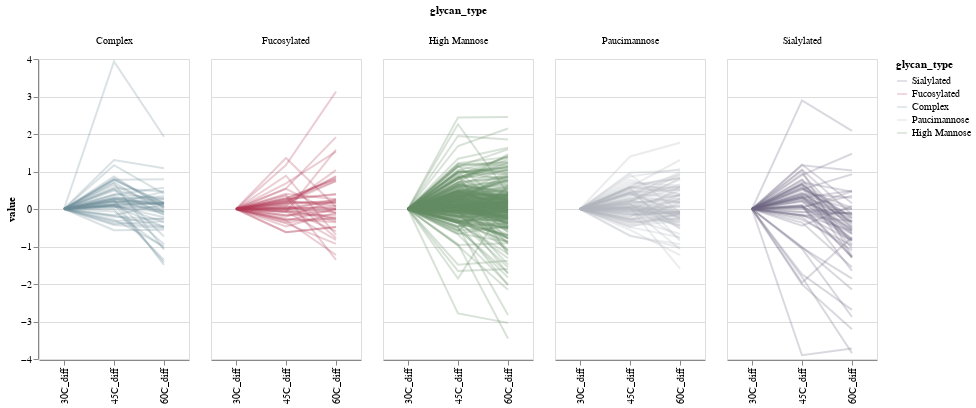

The notebook cell saved with this chart:
### Code cell
# keep and plot differences
differences = all_peptides[['glycopeptide', 'glycan_type', 'kind', 'identied_45C', '30C_diff', '45C_diff', '60C_diff']]

# map the initial direction from 30C
def map_direction(row):
    val = row['45C_diff']
    if val >0:
        return 'up'
    else:
        return 'down'

differences.loc[:, 'initial_direction'] = differences.apply(map_direction, axis=1)
differences = differences.melt(['glycopeptide', 'glycan_type', 'kind', 'identied_45C', 'initial_direction'])


glycan_color_scale = alt.Scale(
    domain=[
        'Sialylated',
        'Fucosylated',
        'Complex',
        'Paucimannose',
        'High Mannose',
    ],
    range=[
        '#6E6581',
        '#AF3A53',
        '#6B8A97',
        '#B0B2BB',
        '#658A64',
    ]
)

chart = alt.Chart(differences).mark_line(opacity=0.25).encode(
    x=alt.X('variable:N', title=''),
    y=alt.Y('value:Q'),
    detail='glycopeptide:N',
    column='glycan_type:N',
    color=alt.Color('glycan_type:N', scale=glycan_color_scale)
).transform_filter(alt.datum.kind=='major_peak_height').properties(width=150)


chart.save('./figures/GlycopeptideHeightByGlycan.svg')
chart

### Figure 1 — Vega-Lite specification as saved in the notebook (floating-point values rounded to 4 significant figures; data arrays with more than 128 entries replaced by an {"elided": "..."} marker saying what was removed)
{"config": {"view": {"continuousWidth": 400, "continuousHeight": 300}}, "data": {"name": "data-937b37a5cf64ba1cb6eff61316e08956"}, "mark": {"type": "line", "opacity": 0.25}, "encoding": {"color": {"type": "nominal", "field": "glycan_type", "scale": {"domain": ["Sialylated", "Fucosylated", "Complex", "Paucimannose", "High Mannose"], "range": ["#6E6581", "#AF3A53", "#6B8A97", "#B0B2BB", "#658A64"]}}, "column": {"type": "nominal", "field": "glycan_type"}, "detail": {"type": "nominal", "field": "glycopeptide"}, "x": {"type": "nominal", "field": "variable", "title": ""}, "y": {"type": "quantitative", "field": "value"}}, "transform": [{"filter": "(datum.kind === 'major_peak_height')"}], "width": 150, "$schema": "https://vega.github.io/schema/vega-lite/v4.8.1.json", "datasets": {"data-937b37a5cf64ba1cb6eff61316e08956": {"elided": "5013 records"}}}
